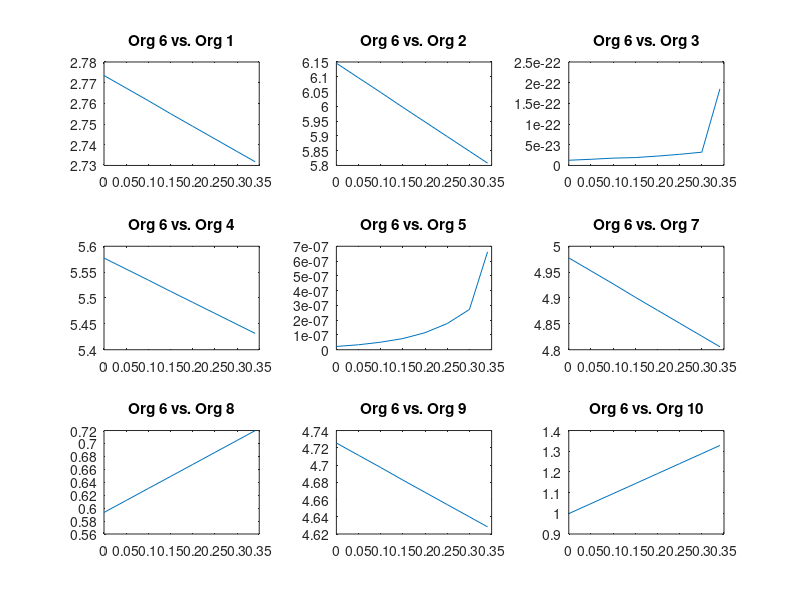

The MATLAB source for this figure:
%% Matthew Widjaja.
% Research Steady State Grapher

clear all
clc
format short

%% Data Set at Steady State
% Obtained from knocking out Node 6 at the specified values

L1 = [2.77346188112360,6.14588141962508,1.25923379345349e-23,5.57719754858165,2.21140418747602e-08,0,4.97747907591246,0.593293494096393,4.72549219850167,0.998445388470135]; % = 0.0
L2 = [2.76737757734126,6.09644401389498,1.49224315889573e-23,5.55590447278836,3.35568245333278e-08,0.0500000000000000,4.95241040040657,0.611868565855972,4.71128768987144,1.04679632608501]; % = .05
L3 = [2.76129326851003,6.04700660643822,1.76930113327355e-23,5.53461137965940,5.10533868447629e-08,0.100000000000000,4.92734171919115,0.630443645085201,4.69708316539299,1.09514723067495]; % = .10
L4 = [2.75500342005299,5.99656470788755,1.90695704901835e-23,5.51285337120556,7.54342728596643e-08,0.150000000000000,4.90140203998443,0.648961587656448,4.68249805259500,1.14331722125058]; % = .15
L5 = [2.74891958434135,5.94713688731973,2.26388670724376e-23,5.49156227380448,1.15441330649017e-07,0.200000000000000,4.87633891738700,0.667535028722200,4.66829489953173,1.19165999481019]; % = .20
L6 = [2.74283577107524,5.89770911186185,2.69138902505575e-23,5.47027115354516,1.77151629464573e-07,0.250000000000000,4.85127584896231,0.686108485928291,4.65409174775075,1.24000273870114]; % = .25
L7 = [2.73675198557632,5.84828138687298,3.20509113452178e-23,5.44898000558761,2.72605898719117e-07,0.300000000000000,4.82621284293847,0.704681964191011,4.63988859802666,1.28834546228433]; % = .30
L8 = [2.73178085467778,5.80786260657834,1.85170305488842e-22,5.43157078187046,6.62171965704097e-07,0.340843851824393,4.80572573688747,0.719881633817491,4.62827634221393,1.32790482630720]; % = WT

%% Modifiying the Data Set per Organism
% Creation of a For-Loop to Augment the Matrix

for i = 1:10
    Data(:,i) = [L1(i), L2(i), L3(i), L4(i), L5(i), L6(i), L7(i), L8(i)];
end

%% Plotting of Data Set
% Node 6 in respect to Node 'i' from 0 to 0.3417 in increments of 0.05

xPlot = 3; yPlot = 3;
subplot(xPlot,yPlot,1)
    plot(Data(:,6),Data(:,1))
    title('Org 6 vs. Org 1')
subplot(xPlot,yPlot,2)
    plot(Data(:,6),Data(:,2))
    title('Org 6 vs. Org 2')
subplot(xPlot,yPlot,3)
    plot(Data(:,6),Data(:,3))
    title('Org 6 vs. Org 3')
subplot(xPlot,yPlot,4)
    plot(Data(:,6),Data(:,4))
    title('Org 6 vs. Org 4')
subplot(xPlot,yPlot,5)
    plot(Data(:,6),Data(:,5))
    title('Org 6 vs. Org 5')
subplot(xPlot,yPlot,6)
    plot(Data(:,6),Data(:,7))
    title('Org 6 vs. Org 7')
subplot(xPlot,yPlot,7)
    plot(Data(:,6),Data(:,8))
    title('Org 6 vs. Org 8')
subplot(xPlot,yPlot,8)
    plot(Data(:,6),Data(:,9))
    title('Org 6 vs. Org 9')
subplot(xPlot,yPlot,9)
    plot(Data(:,6),Data(:,10))
    title('Org 6 vs. Org 10')

